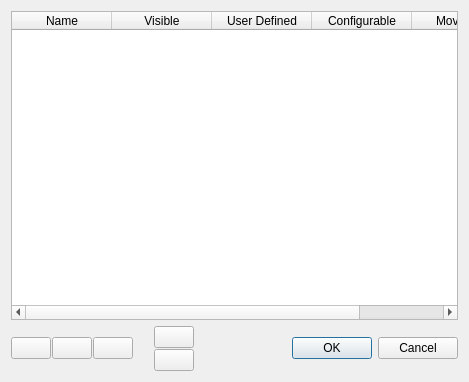
<?xml version="1.0" encoding="UTF-8"?>
<ui version="4.0">
 <class>ManageTabsDialog</class>
 <widget class="QDialog" name="ManageTabsDialog">
  <property name="windowModality">
   <enum>Qt::WindowModal</enum>
  </property>
  <property name="geometry">
   <rect>
    <x>0</x>
    <y>0</y>
    <width>469</width>
    <height>382</height>
   </rect>
  </property>
  <property name="windowTitle">
   <string>TAC Configuration Editor - Manage Tabs</string>
  </property>
  <layout class="QVBoxLayout" name="verticalLayout_2">
   <item>
    <widget class="QTableWidget" name="_tabsTable">
     <property name="selectionMode">
      <enum>QAbstractItemView::SingleSelection</enum>
     </property>
     <property name="selectionBehavior">
      <enum>QAbstractItemView::SelectRows</enum>
     </property>
     <attribute name="horizontalHeaderStretchLastSection">
      <bool>true</bool>
     </attribute>
     <attribute name="verticalHeaderVisible">
      <bool>false</bool>
     </attribute>
     <column>
      <property name="text">
       <string>Name</string>
      </property>
     </column>
     <column>
      <property name="text">
       <string>Visible</string>
      </property>
     </column>
     <column>
      <property name="text">
       <string>User Defined</string>
      </property>
     </column>
     <column>
      <property name="text">
       <string>Configurable</string>
      </property>
     </column>
     <column>
      <property name="text">
       <string>Moveable</string>
      </property>
     </column>
    </widget>
   </item>
   <item>
    <layout class="QHBoxLayout" name="horizontalLayout">
     <property name="spacing">
      <number>1</number>
     </property>
     <item>
      <widget class="QPushButton" name="_addTabButton">
       <property name="text">
        <string/>
       </property>
       <property name="icon">
        <iconset resource="resources/TACConfigEditor.qrc">
         <normaloff>:/TabsPlus.png</normaloff>:/TabsPlus.png</iconset>
       </property>
       <property name="iconSize">
        <size>
         <width>24</width>
         <height>24</height>
        </size>
       </property>
      </widget>
     </item>
     <item>
      <widget class="QPushButton" name="_removeTabButton">
       <property name="text">
        <string/>
       </property>
       <property name="icon">
        <iconset resource="resources/TACConfigEditor.qrc">
         <normaloff>:/TabsRemove.png</normaloff>:/TabsRemove.png</iconset>
       </property>
       <property name="iconSize">
        <size>
         <width>24</width>
         <height>24</height>
        </size>
       </property>
      </widget>
     </item>
     <item>
      <widget class="QPushButton" name="_renameTabButton">
       <property name="text">
        <string/>
       </property>
       <property name="icon">
        <iconset resource="resources/TACConfigEditor.qrc">
         <normaloff>:/TabsRename.png</normaloff>:/TabsRename.png</iconset>
       </property>
       <property name="iconSize">
        <size>
         <width>24</width>
         <height>24</height>
        </size>
       </property>
      </widget>
     </item>
     <item>
      <spacer name="horizontalSpacer_2">
       <property name="orientation">
        <enum>Qt::Horizontal</enum>
       </property>
       <property name="sizeType">
        <enum>QSizePolicy::Fixed</enum>
       </property>
       <property name="sizeHint" stdset="0">
        <size>
         <width>20</width>
         <height>29</height>
        </size>
       </property>
      </spacer>
     </item>
     <item>
      <layout class="QVBoxLayout" name="verticalLayout">
       <property name="spacing">
        <number>1</number>
       </property>
       <item>
        <widget class="QPushButton" name="_moveTabUpButton">
         <property name="text">
          <string/>
         </property>
         <property name="icon">
          <iconset resource="resources/TACConfigEditor.qrc">
           <normaloff>:/TabsUp.png</normaloff>:/TabsUp.png</iconset>
         </property>
        </widget>
       </item>
       <item>
        <widget class="QPushButton" name="_moveTabDownButton">
         <property name="text">
          <string/>
         </property>
         <property name="icon">
          <iconset resource="resources/TACConfigEditor.qrc">
           <normaloff>:/TabsDown.png</normaloff>:/TabsDown.png</iconset>
         </property>
        </widget>
       </item>
      </layout>
     </item>
     <item>
      <spacer name="horizontalSpacer">
       <property name="orientation">
        <enum>Qt::Horizontal</enum>
       </property>
       <property name="sizeHint" stdset="0">
        <size>
         <width>40</width>
         <height>20</height>
        </size>
       </property>
      </spacer>
     </item>
     <item>
      <widget class="QDialogButtonBox" name="buttonBox">
       <property name="standardButtons">
        <set>QDialogButtonBox::Cancel|QDialogButtonBox::Ok</set>
       </property>
      </widget>
     </item>
    </layout>
   </item>
  </layout>
 </widget>
 <resources>
  <include location="resources/TACConfigEditor.qrc"/>
 </resources>
 <connections>
  <connection>
   <sender>buttonBox</sender>
   <signal>accepted()</signal>
   <receiver>ManageTabsDialog</receiver>
   <slot>accept()</slot>
   <hints>
    <hint type="sourcelabel">
     <x>380</x>
     <y>346</y>
    </hint>
    <hint type="destinationlabel">
     <x>234</x>
     <y>190</y>
    </hint>
   </hints>
  </connection>
  <connection>
   <sender>buttonBox</sender>
   <signal>rejected()</signal>
   <receiver>ManageTabsDialog</receiver>
   <slot>reject()</slot>
   <hints>
    <hint type="sourcelabel">
     <x>380</x>
     <y>346</y>
    </hint>
    <hint type="destinationlabel">
     <x>234</x>
     <y>190</y>
    </hint>
   </hints>
  </connection>
 </connections>
</ui>
